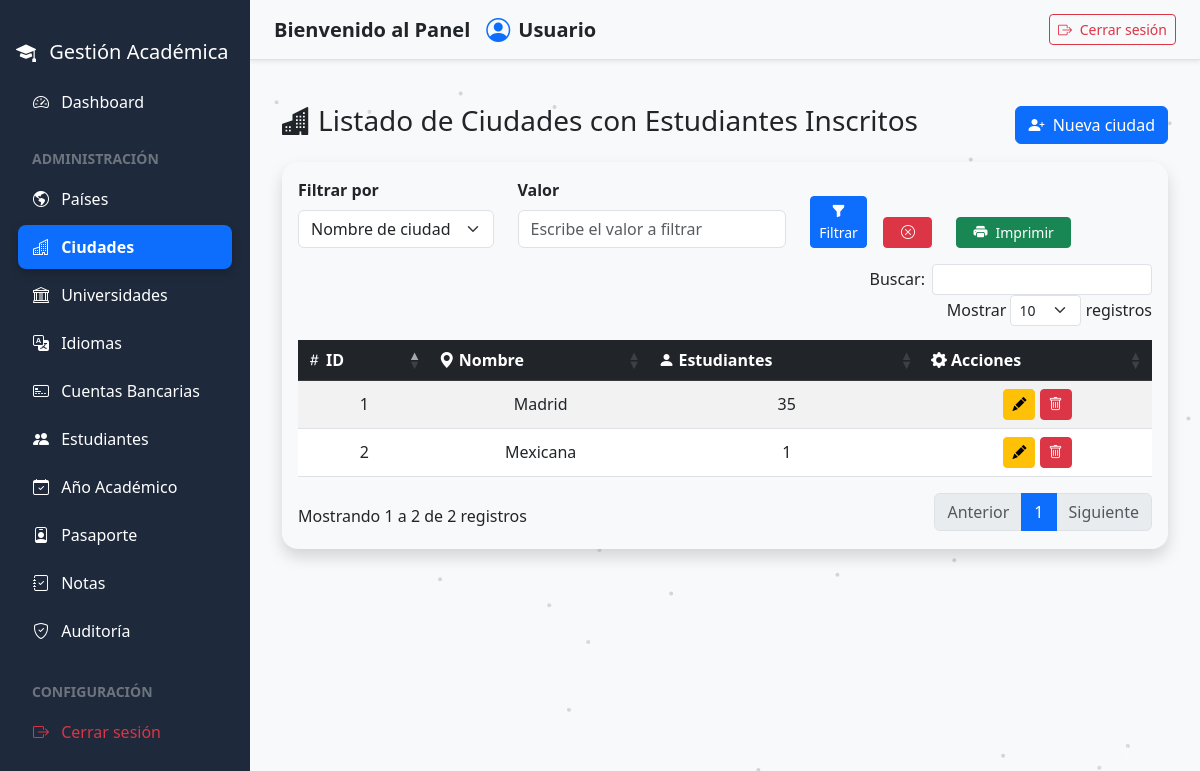
Page /admin/ciudades.php on the earlier database version.
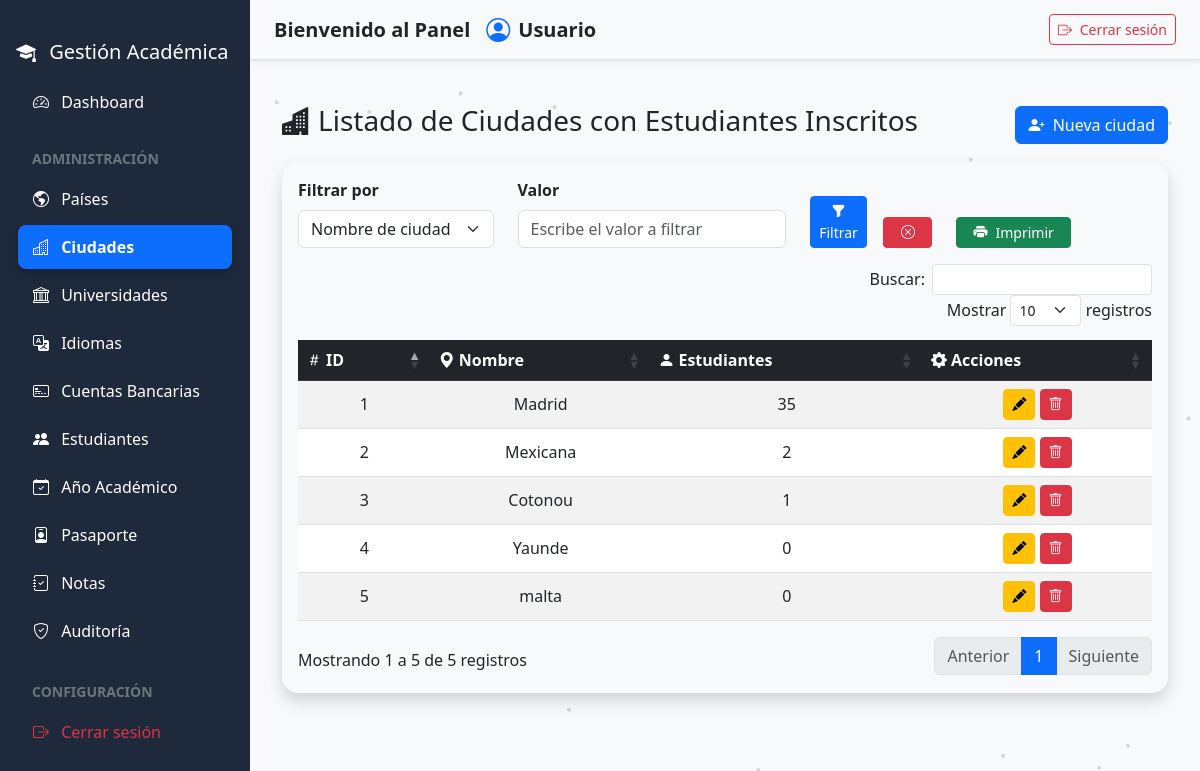
Same page on the later database version.
### tables this page shows
CREATE TABLE `ciudades` (
  `id` int(11) NOT NULL,
  `nombre` varchar(100) NOT NULL,
  `pais_id` int(11) NOT NULL
);

### admin/ciudades.php (the view, shortened to what this page needs)
<?php
include_once("../componentes/header.php");
include_once("../componentes/sidebar.php");
$tipo  = $_GET['tipo'] ?? '';
$sql = "SELECT c.id, c.nombre, COUNT(e.id) as estudiantes
        FROM ciudades c
        LEFT JOIN estudiantes e ON c.id = e.ciudad_id
        WHERE 1=1";
$sql .= " GROUP BY c.id";
if ($tipo === 'orden_az') {
    $sql .= " ORDER BY c.nombre ASC";
} elseif ($tipo === 'orden_za') {
    $sql .= " ORDER BY c.nombre DESC";
} else {
    $sql .= " ORDER BY c.id DESC";
}
try {
    $stmt = $pdo->prepare($sql);
    $stmt->execute();
    $ciudades = $stmt->fetchAll(PDO::FETCH_ASSOC);
} catch (PDOException $e) {
    die("Error al obtener las ciudades: " . $e->getMessage());
}
?>
<main class="content" id="mainContent">
    <div class="container mt-4">
        <div class="d-flex justify-content-between align-items-center mb-3">
            <h3><i class="bi bi-buildings-fill me-2"></i>Listado de Ciudades con Estudiantes Inscritos</h3>
            <a href="registrar_ciudades.php" class="btn btn-primary">
                <i class="bi bi-person-plus-fill me-1"></i> Nueva ciudad
            </a>
        </div>
        <div class="card shadow rounded-4">
            <div class="card-body">
                <div class="row mb-3 align-items-end">
                    <div class="col-md-3">
                        <label class="form-label fw-bold">Filtrar por</label>
                        <select id="tipoFiltro" class="form-select" onchange="controlFiltroUI()">
                            <option value="nombre">Nombre de ciudad</option>
                        </select>
                    </div>
                    <div class="col-md-4">
                        <label class="form-label fw-bold">Valor</label>
                        <input type="text" id="valorFiltro" class="form-control"
                            placeholder="Escribe el valor a filtrar">
                    </div>
                    <div class="col-md-1 d-grid">
                        <button class="btn btn-primary btn-sm" onclick="aplicarFiltro()">
                            <i class="bi bi-funnel-fill"></i> Filtrar
                        </button>
                    </div>
                    <div class="col-md-1 d-grid">
                        <button class="btn btn-danger btn-sm" onclick="limpiarFiltros()">
                            <i class="bi bi-x-circle"></i>
                        </button>
                    </div>
                    <div class="col-md-1 d-grid">
                        <button class="btn btn-success d-flex btn-sm px-3" onclick="imprimirFiltrado()">
                            <i class="bi bi-printer-fill me-2"></i> Imprimir
                        </button>
                    </div>
                </div>
                <div class="table-responsive">
                    <table class="table table-striped table-hover align-middle text-center" id="tablaRecepcion">
                        <thead class="table-dark">
                            <tr>
                                <th><i class="bi bi-hash me-1"></i>ID</th>
                                <th><i class="bi bi-geo-alt-fill me-1"></i>Nombre</th>
                                <th><i class="bi bi-person-fill me-1"></i>Estudiantes</th>
                                <th><i class="bi bi-gear-fill me-1"></i>Acciones</th>
                            </tr>
                        </thead>
                        <tbody id="contenidoTabla">
                                <?php foreach ($ciudades as $ciudad): ?>
                                    <tr>
                                        <td><?= htmlspecialchars($ciudad['id']) ?></td>
                                        <td><?= htmlspecialchars($ciudad['nombre']) ?></td>
                                        <td><?= htmlspecialchars($ciudad['estudiantes']) ?></td>
                                        <td>
                                            <a href="editar_ciudad.php?id=<?= htmlspecialchars($ciudad['id']) ?>"
                                                class="btn btn-warning btn-sm" title="Editar ciudad">
                                                <i class="bi bi-pencil-fill"></i>
                                            </a>
                                            <button type="button"
                                                class="btn btn-danger btn-sm bi bi-trash"
                                                data-bs-toggle="modal"
                                                data-bs-target="#modalEliminarCiudad"
                                                data-id="<?= $ciudad['id']; ?>"
                                                data-nombre="<?= htmlspecialchars($ciudad['nombre']); ?>">
                                            </button>
                                        </td>
                                    </tr>
                                <?php endforeach; ?>
                        </tbody>
                    </table>
                </div>
            </div>
        </div>
    </div>
</main>
<?php include_once("../componentes/footer.php"); ?>

### componentes/header.php (shortened to what this page needs)
<!DOCTYPE html>
<html lang="es">
<head>
  <link href="../config/css/bootstrap.min.css" rel="stylesheet" />
  <link href="../config/css/css2.css" rel="stylesheet" />
  <link href="../config/css/bootstrap-icons.css" rel="stylesheet" />
<link rel="stylesheet" href="https://cdn.datatables.net/1.13.8/css/dataTables.bootstrap5.min.css">
<link rel="stylesheet" href="https://cdn.datatables.net/buttons/2.4.2/css/buttons.bootstrap5.min.css">
</head>
<body>

### componentes/sidebar.php (shortened to what this page needs)
<?php
$pagina_actual = basename($_SERVER['PHP_SELF']);
function es_activo($archivo_enlace, $pagina_actual)
{
  if ($archivo_enlace === $pagina_actual) {
    return 'active';
  }
  $relaciones = [
    'cuentas_bancarias.php' => ['editar_cuenta.php', 'ver_cuenta.php'],
    'estudiantes.php'       => ['editar_estudiante.php', 'registrar_estudiante.php'],
    'usuario.php'           => ['editar_usuario.php'],
    'pasaportes.php'        => ['editar_pasaporte.php'],
    'notas.php'             => ['subir_notas.php']
  ];
  return '';
}
?>
<aside class="sidebar d-md-block" id="sidebar">
  <div class="px-2">
    <h5 class="mb-2 mt-4 text-white">
      <i class="bi bi-mortarboard-fill me-2"></i> Gestión Académica
    </h5>
  </div>
  <ul class="nav flex-column mb-4 mt-3">
    <li class="nav-item">
      <a href="../admin/index.php" class="nav-link text-white <?= es_activo('index.php', $pagina_actual) ?>">
        <i class="bi bi-speedometer2 me-2"></i> Dashboard
      </a>
    </li>
    <li class="text-uppercase text-secondary small fw-bold mt-4 mb-2 px-4">Administración</li>
    <li class="nav-item mb-1">
      <a href="../admin/pais.php" class="nav-link text-white <?= es_activo('pais.php', $pagina_actual) ?>">
        <i class="bi bi-globe-americas me-2"></i> Países
      </a>
    </li>
    <li class="nav-item mb-1">
      <a href="../admin/ciudades.php" class="nav-link text-white <?= es_activo('ciudades.php', $pagina_actual) ?>">
        <i class="bi bi-buildings me-2"></i> Ciudades
      </a>
    </li>
    <li class="nav-item mb-1">
      <a href="../admin/universidades.php" class="nav-link text-white <?= es_activo('universidades.php', $pagina_actual) ?>">
        <i class="bi bi-bank me-2"></i> Universidades
      </a>
    </li>
    <li class="nav-item mb-1">
      <a href="../admin/idiomas.php" class="nav-link text-white <?= es_activo('idiomas.php', $pagina_actual) ?>">
        <i class="bi bi-translate me-2"></i> Idiomas
      </a>
    </li>
    <li class="nav-item mb-1">
      <a href="../admin/cuentas_bancarias.php" class="nav-link text-white <?= es_activo('cuentas_bancarias.php', $pagina_actual) ?>">
        <i class="bi bi-credit-card-2-front me-2"></i> Cuentas Bancarias
      </a>
    </li>
    <li class="nav-item mb-1">
      <a href="../admin/estudiantes.php" class="nav-link text-white <?= es_activo('estudiantes.php', $pagina_actual) ?>">
        <i class="bi bi-people-fill me-2"></i> Estudiantes
      </a>
    </li>
    <li class="nav-item mb-1">
      <a href="../admin/academico.php" class="nav-link text-white <?= es_activo('academico.php', $pagina_actual) ?>">
        <i class="bi bi-calendar-check me-2"></i> Año Académico
      </a>
    </li>
    <li class="nav-item mb-1">
      <a href="../admin/pasaportes.php" class="nav-link text-white <?= es_activo('pasaportes.php', $pagina_actual) ?>">
        <i class="bi bi-person-badge me-2"></i> Pasaporte
      </a>
    </li>
    <li class="nav-item mb-1">
      <a href="../admin/notas.php" class="nav-link text-white <?= es_activo('notas.php', $pagina_actual) ?>">
        <i class="bi bi-journal-check me-2"></i> Notas
      </a>
    </li>
    <li class="nav-item mb-1">
      <a href="../admin/auditoria.php" class="nav-link text-white <?= es_activo('auditoria.php', $pagina_actual) ?>">
        <i class="bi bi-shield-check me-2"></i> Auditoría
      </a>
    </li>
    <li class="text-uppercase text-secondary small fw-bold mt-4 mb-2 px-4">Configuración</li>
    <li class="nav-item">
      <button type="button" class="nav-link text-danger border-0 bg-transparent text-start" data-bs-toggle="modal" data-bs-target="#modalLogout">
        <i class="bi bi-box-arrow-right me-2"></i> Cerrar sesión
      </button>
    </li>
  </ul>
</aside>
<div class="navbar-top d-flex justify-content-between align-items-center px-4 py-2 bg-light shadow-sm">
  <div class="d-flex align-items-center">
    <span class="fw-semibold text-dark fs-5 me-3 d-none d-sm-inline">Bienvenido al Panel</span>
    <div class="d-flex align-items-center">
      <i class="bi bi-person-circle me-2 fs-4 text-primary"></i>
      <span class="fw-bold text-dark fs-5">
        <?= htmlspecialchars($_SESSION['usuario_nombre'] ?? 'Usuario') ?>
      </span>
    </div>
  </div>
  <div class="d-flex align-items-center">
    <button type="button" class="btn btn-outline-danger btn-sm" data-bs-toggle="modal" data-bs-target="#modalLogout" title="Cerrar sesión">
      <i class="bi bi-box-arrow-right me-1"></i> <span class="d-none d-sm-inline">Cerrar sesión</span>
    </button>
  </div>
</div>

### componentes/footer.php (shortened to what this page needs)
<link href="https://cdn.jsdelivr.net/npm/bootstrap-icons@1.10.5/font/bootstrap-icons.css" rel="stylesheet">
</body>
</html>

### componentes/header.php (style rules this page uses)
* { box-sizing: border-box; }
body { background: #f8f9fa; min-height: 100vh; color: linear-gradient(135deg, #1e1e2f, #2a2a40); font-family: 'Segoe UI', sans-serif; overflow-x: hidden; }
.sidebar { width: 250px; background-color: #1e293b; color: #fff; flex-shrink: 0; display: flex; flex-direction: column; padding: 1rem 0.5rem; position: fixed; top: 0; bottom: 0; left: 0; transition: transform 0.3s ease; z-index: 1050; overflow-y: auto; }
.sidebar .nav-link { color: #cbd5e1; padding: 10px 15px; border-radius: 6px; transition: 0.2s; }
.sidebar .nav-link.active { background-color: #0d6efd; color: #fff !important; }
.navbar-top { height: 60px; background-color: #fff; border-bottom: 1px solid #dee2e6; position: fixed; top: 0; left: 250px; right: 0; z-index: 1040; display: flex; align-items: center; justify-content: space-between; padding: 0 1rem; transition: left 0.3s ease; }
.content { flex-grow: 1; margin-left: 250px; padding: 80px 20px 20px; height: 100vh; overflow-y: auto; transition: margin-left 0.3s ease; }
.card { background-color: #f8f9fa; border: none; }

### componentes/sidebar.php (style rules this page uses)
.sidebar .nav-link { transition: all 0.3s ease; border-radius: 8px; margin: 0 10px; padding: 10px 15px; }
.sidebar .nav-link.active { background-color: #0d6efd !important; color: #fff !important; box-shadow: 0 4px 10px rgba(0, 0, 0, 0.2); font-weight: 600; }
.sidebar .nav-link.active i { color: #fff !important; }

Differences in the rows shown:
added ciudades: id "5", nombre "malta", estudiantes "0"
added ciudades: id "4", nombre "Yaunde", estudiantes "0"
added ciudades: id "3", nombre "Cotonou", estudiantes "1"
computed for ciudades "Mexicana": estudiantes "1" → "2"
Other differences:
text written by a page script: "Buscar: Mostrar registros Mostrando 1 a 2 de 2 registros Anterior 1 Siguiente" → "Buscar: Mostrar registros Mostrando 1 a 5 de 5 registros Anterior 1 Siguiente"
